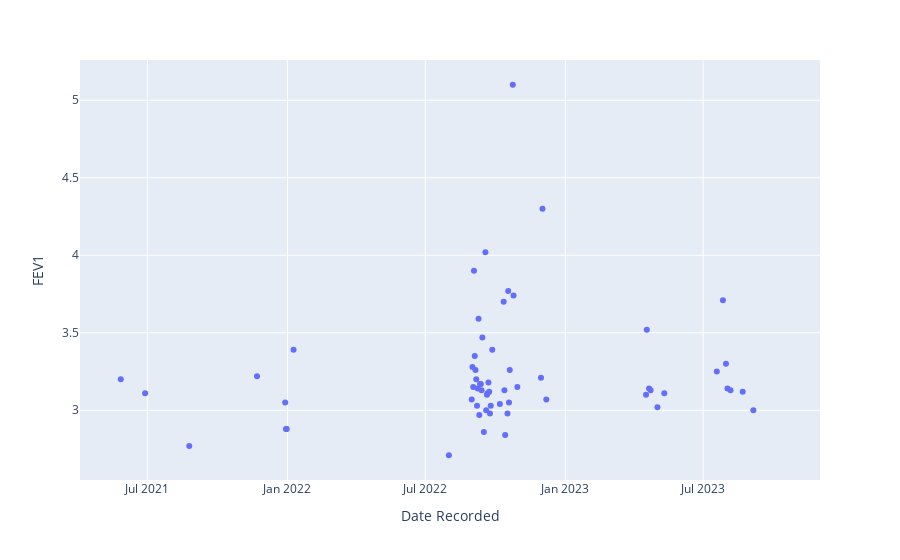

Here is the notebook cell this chart was saved with:
### Code cell
import plotly.express as px
id = '372'
df_tmp = df[df.ID == id]
fig = px.scatter(df_tmp, x='Date Recorded', y='FEV1')
fig.show()

### Figure 1 — Plotly figure (JSON) as saved in the notebook; plotly's stock layout.template omitted (floating-point values rounded to 4 significant figures)
{"data": [{"hovertemplate": "Date Recorded=%{x}<br>FEV1=%{y}<extra></extra>", "legendgroup": "", "marker": {"color": "#636efa", "symbol": "circle"}, "mode": "markers", "name": "", "orientation": "v", "showlegend": false, "type": "scatter", "x": ["2021-05-27", "2021-06-28", "2021-08-25", "2021-11-22", "2021-12-29", "2021-12-30", "2021-12-31", "2022-01-09", "2022-08-01", "2022-08-31", "2022-09-01", "2022-09-02", "2022-09-03", "2022-09-04", "2022-09-05", "2022-09-06", "2022-09-07", "2022-09-08", "2022-09-09", "2022-09-10", "2022-09-11", "2022-09-12", "2022-09-13", "2022-09-14", "2022-09-16", "2022-09-18", "2022-09-19", "2022-09-20", "2022-09-21", "2022-09-22", "2022-09-23", "2022-09-24", "2022-09-25", "2022-09-27", "2022-10-07", "2022-10-12", "2022-10-13", "2022-10-14", "2022-10-17", "2022-10-18", "2022-10-19", "2022-10-20", "2022-10-24", "2022-10-25", "2022-10-30", "2022-11-30", "2022-12-02", "2022-12-07", "2023-04-17", "2023-04-18", "2023-04-21", "2023-04-23", "2023-05-02", "2023-05-11", "2023-07-19", "2023-07-27", "2023-07-31", "2023-08-02", "2023-08-06", "2023-08-22", "2023-09-05", "2021-06-04", "2021-12-14", "2022-08-02", "2022-08-16", "2022-08-30", "2022-09-29", "2022-09-30", "2023-04-09", "2023-05-05", "2023-07-04", "2023-07-06", "2023-07-10", "2023-10-09"], "xaxis": "x", "y": [3.2, 3.11, 2.77, 3.22, 3.05, 2.88, 2.88, 3.39, 2.71, 3.07, 3.28, 3.15, 3.9, 3.35, 3.26, 3.2, 3.03, 3.14, 3.59, 2.97, 3.17, 3.17, 3.13, 3.47, 2.86, 4.02, 3, 3.1, 3.11, 3.18, 3.12, 2.98, 3.03, 3.39, 3.04, 3.7, 3.13, 2.84, 2.98, 3.77, 3.05, 3.26, 5.1, 3.74, 3.15, 3.21, 4.3, 3.07, 3.1, 3.52, 3.14, 3.13, 3.02, 3.11, 3.25, 3.71, 3.3, 3.14, 3.13, 3.12, 3, null, null, null, null, null, null, null, null, null, null, null, null, null], "yaxis": "y"}], "layout": {"legend": {"tracegroupgap": 0}, "margin": {"t": 60}, "xaxis": {"anchor": "y", "domain": [0, 1], "title": {"text": "Date Recorded"}}, "yaxis": {"anchor": "x", "domain": [0, 1], "title": {"text": "FEV1"}}}}
